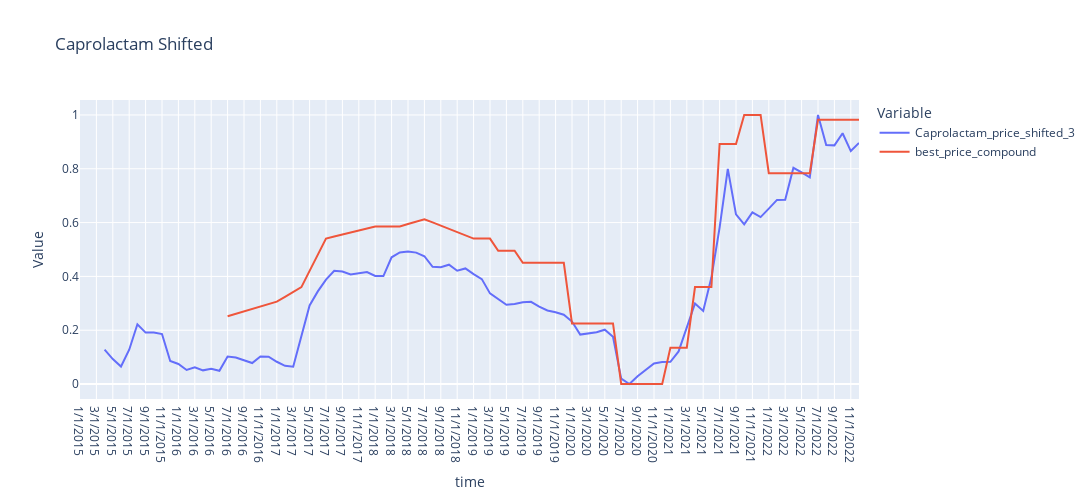

This figure's notebook cell:
### Markdown cell above
**The correlation for shift 3 is the highest, which can also be observed visually!!**

### Code cell
scaler = MinMaxScaler()
df_normalized = pd.DataFrame(scaler.fit_transform(data), index=data.index, columns=data.columns)
df_selected = df_normalized.loc[:, ['Caprolactam_price_shifted_3', 'best_price_compound']]
df_melted = df_selected.reset_index().melt(id_vars=df_selected.index.name, var_name='Variable', value_name='Value')
fig = px.line(df_melted, x=df_selected.index.name, y='Value', color='Variable', title='Caprolactam Shifted')
fig.update_layout(width=1300, height=500)
fig.show()

### Figure 1 — Plotly figure (JSON) as saved in the notebook; plotly's stock layout.template omitted (floating-point values rounded to 4 significant figures)
{"data": [{"hovertemplate": "Variable=Caprolactam_price_shifted_3<br>time=%{x}<br>Value=%{y}<extra></extra>", "legendgroup": "Caprolactam_price_shifted_3", "line": {"color": "#636efa", "dash": "solid"}, "marker": {"symbol": "circle"}, "mode": "lines", "name": "Caprolactam_price_shifted_3", "orientation": "v", "showlegend": true, "type": "scatter", "x": ["1/1/2015", "2/1/2015", "3/1/2015", "4/1/2015", "5/1/2015", "6/1/2015", "7/1/2015", "8/1/2015", "9/1/2015", "10/1/2015", "11/1/2015", "12/1/2015", "1/1/2016", "2/1/2016", "3/1/2016", "4/1/2016", "5/1/2016", "6/1/2016", "7/1/2016", "8/1/2016", "9/1/2016", "10/1/2016", "11/1/2016", "12/1/2016", "1/1/2017", "2/1/2017", "3/1/2017", "4/1/2017", "5/1/2017", "6/1/2017", "7/1/2017", "8/1/2017", "9/1/2017", "10/1/2017", "11/1/2017", "12/1/2017", "1/1/2018", "2/1/2018", "3/1/2018", "4/1/2018", "5/1/2018", "6/1/2018", "7/1/2018", "8/1/2018", "9/1/2018", "10/1/2018", "11/1/2018", "12/1/2018", "1/1/2019", "2/1/2019", "3/1/2019", "4/1/2019", "5/1/2019", "6/1/2019", "7/1/2019", "8/1/2019", "9/1/2019", "10/1/2019", "11/1/2019", "12/1/2019", "1/1/2020", "2/1/2020", "3/1/2020", "4/1/2020", "5/1/2020", "6/1/2020", "7/1/2020", "8/1/2020", "9/1/2020", "10/1/2020", "11/1/2020", "12/1/2020", "1/1/2021", "2/1/2021", "3/1/2021", "4/1/2021", "5/1/2021", "6/1/2021", "7/1/2021", "8/1/2021", "9/1/2021", "10/1/2021", "11/1/2021", "12/1/2021", "1/1/2022", "2/1/2022", "3/1/2022", "4/1/2022", "5/1/2022", "6/1/2022", "7/1/2022", "8/1/2022", "9/1/2022", "10/1/2022", "11/1/2022", "12/1/2022"], "xaxis": "x", "y": [null, null, null, 0.1277, 0.09275, 0.06514, 0.1277, 0.2222, 0.1911, 0.1911, 0.1859, 0.08542, 0.07463, 0.0522, 0.06255, 0.05091, 0.05651, 0.04918, 0.1022, 0.09879, 0.08973, 0.07808, 0.1027, 0.1018, 0.08283, 0.06773, 0.06471, 0.1769, 0.2921, 0.3443, 0.3878, 0.4211, 0.418, 0.4072, 0.4129, 0.4163, 0.4016, 0.4012, 0.4711, 0.4892, 0.4922, 0.4884, 0.475, 0.4357, 0.434, 0.4435, 0.4211, 0.4297, 0.4085, 0.39, 0.3369, 0.3149, 0.2947, 0.2977, 0.3041, 0.3054, 0.2877, 0.2735, 0.267, 0.2575, 0.2321, 0.1838, 0.1885, 0.1924, 0.2019, 0.1756, 0.01984, 0, 0.02934, 0.05393, 0.07679, 0.08154, 0.08283, 0.1212, 0.2079, 0.2994, 0.2718, 0.3956, 0.5815, 0.7998, 0.6307, 0.5932, 0.6381, 0.6204, 0.6519, 0.6842, 0.6846, 0.8037, 0.7869, 0.7683, 1, 0.8883, 0.887, 0.9318, 0.8658, 0.896], "yaxis": "y"}, {"hovertemplate": "Variable=best_price_compound<br>time=%{x}<br>Value=%{y}<extra></extra>", "legendgroup": "best_price_compound", "line": {"color": "#EF553B", "dash": "solid"}, "marker": {"symbol": "circle"}, "mode": "lines", "name": "best_price_compound", "orientation": "v", "showlegend": true, "type": "scatter", "x": ["1/1/2015", "2/1/2015", "3/1/2015", "4/1/2015", "5/1/2015", "6/1/2015", "7/1/2015", "8/1/2015", "9/1/2015", "10/1/2015", "11/1/2015", "12/1/2015", "1/1/2016", "2/1/2016", "3/1/2016", "4/1/2016", "5/1/2016", "6/1/2016", "7/1/2016", "8/1/2016", "9/1/2016", "10/1/2016", "11/1/2016", "12/1/2016", "1/1/2017", "2/1/2017", "3/1/2017", "4/1/2017", "5/1/2017", "6/1/2017", "7/1/2017", "8/1/2017", "9/1/2017", "10/1/2017", "11/1/2017", "12/1/2017", "1/1/2018", "2/1/2018", "3/1/2018", "4/1/2018", "5/1/2018", "6/1/2018", "7/1/2018", "8/1/2018", "9/1/2018", "10/1/2018", "11/1/2018", "12/1/2018", "1/1/2019", "2/1/2019", "3/1/2019", "4/1/2019", "5/1/2019", "6/1/2019", "7/1/2019", "8/1/2019", "9/1/2019", "10/1/2019", "11/1/2019", "12/1/2019", "1/1/2020", "2/1/2020", "3/1/2020", "4/1/2020", "5/1/2020", "6/1/2020", "7/1/2020", "8/1/2020", "9/1/2020", "10/1/2020", "11/1/2020", "12/1/2020", "1/1/2021", "2/1/2021", "3/1/2021", "4/1/2021", "5/1/2021", "6/1/2021", "7/1/2021", "8/1/2021", "9/1/2021", "10/1/2021", "11/1/2021", "12/1/2021", "1/1/2022", "2/1/2022", "3/1/2022", "4/1/2022", "5/1/2022", "6/1/2022", "7/1/2022", "8/1/2022", "9/1/2022", "10/1/2022", "11/1/2022", "12/1/2022"], "xaxis": "x", "y": [null, null, null, null, null, null, null, null, null, null, null, null, null, null, null, null, null, null, 0.2523, 0.2613, 0.2703, 0.2793, 0.2883, 0.2973, 0.3063, 0.3243, 0.3423, 0.3604, 0.4204, 0.4805, 0.5405, 0.548, 0.5556, 0.5631, 0.5706, 0.5781, 0.5856, 0.5856, 0.5856, 0.5856, 0.5946, 0.6036, 0.6126, 0.6006, 0.5886, 0.5766, 0.5646, 0.5526, 0.5405, 0.5405, 0.5405, 0.4955, 0.4955, 0.4955, 0.4505, 0.4505, 0.4505, 0.4505, 0.4505, 0.4505, 0.2252, 0.2252, 0.2252, 0.2252, 0.2252, 0.2252, 0, 0, 0, 0, 0, 0, 0.1351, 0.1351, 0.1351, 0.3604, 0.3604, 0.3604, 0.8919, 0.8919, 0.8919, 1.0, 1.0, 1.0, 0.7838, 0.7838, 0.7838, 0.7838, 0.7838, 0.7838, 0.982, 0.982, 0.982, 0.982, 0.982, 0.982], "yaxis": "y"}], "layout": {"height": 500, "legend": {"title": {"text": "Variable"}, "tracegroupgap": 0}, "title": {"text": "Caprolactam Shifted"}, "width": 1300, "xaxis": {"anchor": "y", "autorange": true, "domain": [0, 1], "range": [0, 95], "title": {"text": "time"}, "type": "category"}, "yaxis": {"anchor": "x", "autorange": true, "domain": [0, 1], "range": [-0.05556, 1.056], "title": {"text": "Value"}, "type": "linear"}}}
